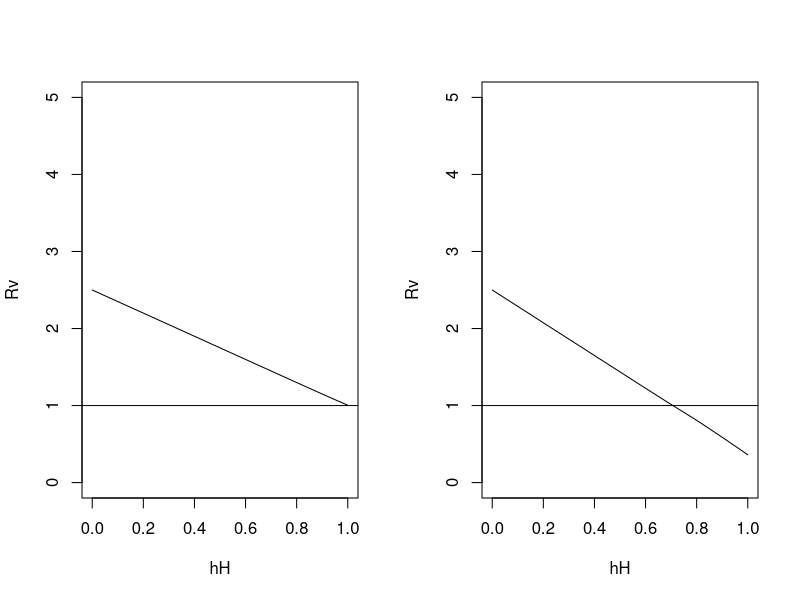
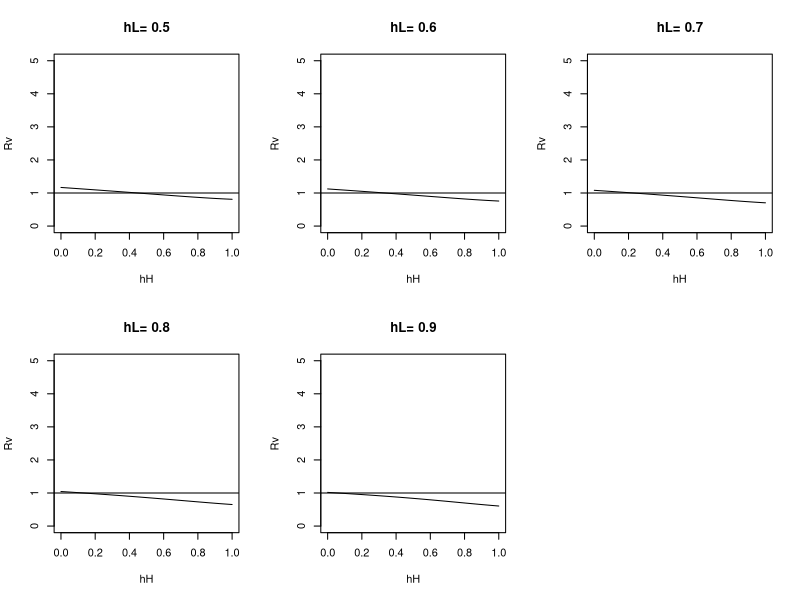
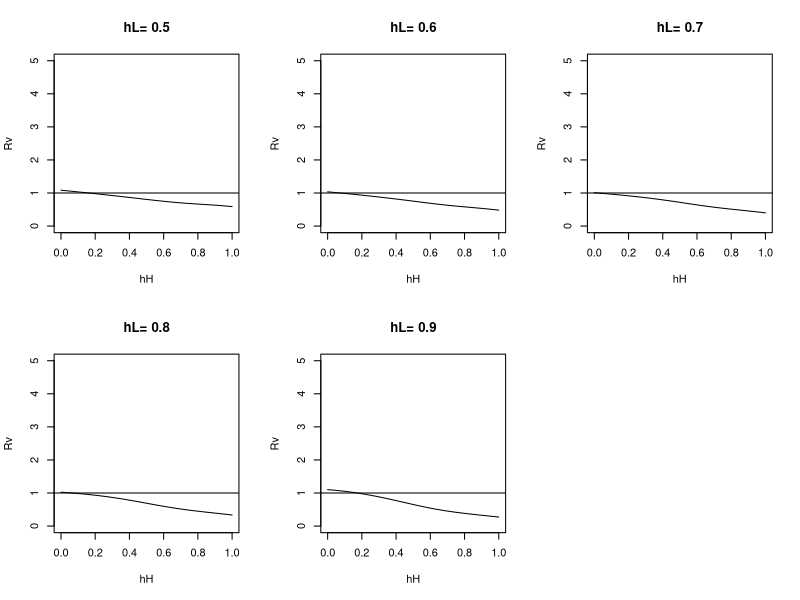

The R script that drew these images, in order: (Note: this script raises an error after producing the figures.)
# (1) Let nH, nL denote proportion of high- and low-risk group population.
# (2) Let hH, hH denote vaccination rate of high- and low-risk group population.
# (3) Let vH, vL denote vaccine effectiveness for high- and low-risk group population.
## Assume b1=1, nH==nL=0.5
R0 <- 2.5 # 4,3,2.5,2,1.4

par(mfrow=c(1,2))
# case 1: hH==hL 

# for one dose
vH <- 0.55
vL <- 0.65
hH <- seq(0,1,0.01)
A<-1-(vH+vL)*hH/2
B<-(vH+vL)^2*hH^2/4
C<-(1-vH*hH)*(1-vL*hH)
AA<-1-C*R0^2
BB<-2-2*R0*A
CC<-B*R0^2+2*R0*A-R0^2*A^2-1
b2_1<-(-BB)+sqrt((BB)^2+4*(A)*(C))/2/(A) # It seems b2_1 is a reasonable solution.
#b2_2<-(-BB)-sqrt((BB)^2+4*(A)*(C))/2/(A)
b2<-b2_1
Rv <- R0/(1+b2)*(1-(vH+vL)/2*hH+sqrt((vH-vL)^2/4*hH^2+b2^2*(1-vH*hH)*(1-vL*hH)))
plot(hH, Rv, type='l', ylim=c(0,5))
abline(h=1)

# for two dose
vH <- 0.9
vL <- 0.8 
hH <- seq(0,1,0.01)
A<-1-(vH+vL)*hH/2
B<-(vH+vL)^2*hH^2/4
C<-(1-vH*hH)*(1-vL*hH)
AA<-1-C*R0^2
BB<-2-2*R0*A
CC<-B*R0^2+2*R0*A-R0^2*A^2-1
b2_1<-(-BB)+sqrt((BB)^2+4*(A)*(C))/2/(A) # It seems b2_1 is a reasonable solution.
#b2_2<-(-BB)-sqrt((BB)^2+4*(A)*(C))/2/(A)
b2<-b2_1
Rv <- R0/(1+b2)*(1-(vH+vL)/2*hH+sqrt((vH-vL)^2/4*hH^2+b2^2*(1-vH*hH)*(1-vL*hH)))
plot(hH, Rv, type='l', ylim=c(0,5))
abline(h=1)
# calculate vaccination rate that achieves herd immunity
VRdata<-data.frame(hH=hH,Rv)
VR<-VRdata[which(VRdata$Rv<1),] # hH==hL==0.96, the herd immunity will be achieved

# When R0=5,4,3,2.5, for one-dose VE, herd immunity will never be achieved
# When R0=2, for one-dose VE, herd immunity will be achieved at hH==hL==0.84
# When R0=1.4, for one-dose VE, herd immunity will be achieved at hH==hL==0.48
# When R0=5, for two-dose VE, herd immunity will be achieved at hH==hL==0.96
# When R0=4, for two-dose VE, herd immunity will be achieved at hH==hL==0.89
# When R0=3, for two-dose VE, herd immunity will be achieved at hH==hL==0.79
# When R0=2.5, for two-dose VE, herd immunity will be achieved at hH==hL==0.71
# When R0=2, for two-dose VE, herd immunity will be achieved at hH==hL==0.59
# When R0=1.4, for two-dose VE, herd immunity will be achieved at hH==hL==0.34

#--------------------------------------------------------------------------------------------------#
# case 2: fixed hL=0.5, 0.6, 0.7, 0.8, 0.9
R0=1.4
hH <- seq(0,1,0.01)
hL<-c(0.5,0.6,0.7,0.8,0.9)

# For one dose
vH <- 0.55
vL <- 0.65 
par(mfrow=c(2,3))
for(i in 1:length(hL)){
  A<-1-(vH*hH+vL*hL[i])/2
  B<-(vH*hH-vL*hL[i])^2/4
  C<-(1-vH*hH)*(1-vL*hL[i])
  AA<-1-C*R0^2
  BB<-2-2*R0*A
  CC<-B*R0^2+2*R0*A-R0^2*A^2-1
  b2_1<-(-BB)+sqrt((BB)^2+4*(A)*(C))/2/(A)
 #b2_2<-(-BB)-sqrt((BB)^2+4*(A)*(C))/2/(A)
  b2<-b2_1
  Rv <- R0/(1+b2)*(1-(vH*hH+vL*hL[i])/2+sqrt((vH*hH-vL*hL[i])^2/4+b2^2*(1-vH*hH)*(1-vL*hL[i])))
  plot(hH, Rv, type='l', ylim=c(0,5), main =paste("hL=",hL[i]))
  abline(h=1)
}
j=4
Rv <- R0/(1+b2)*(1-(vH*hH+vL*hL[j])/2+sqrt((vH*hH-vL*hL[j])^2/4+b2^2*(1-vH*hH)*(1-vL*hL[j])))
VRdata<-data.frame(hH=hH,Rv)
VR<-VRdata[which(VRdata$Rv<1),] 

# For two dose
R0=1.4
vH <- 0.8
vL <- 0.9 
par(mfrow=c(2,3))
for(i in 1:length(hL)){
  A<-1-(vH*hH+vL*hL[i])/2
  B<-(vH*hH-vL*hL[i])^2/4
  C<-(1-vH*hH)*(1-vL*hL[i])
  AA<-1-C*R0^2
  BB<-2-2*R0*A
  CC<-B*R0^2+2*R0*A-R0^2*A^2-1
  b2_1<-(-BB)+sqrt((BB)^2+4*(A)*(C))/2/(A)
  #b2_2<-(-BB)-sqrt((BB)^2+4*(A)*(C))/2/(A)
  b2<-b2_1
  Rv <- R0/(1+b2)*(1-(vH*hH+vL*hL[i])/2+sqrt((vH*hH-vL*hL[i])^2/4+b2^2*(1-vH*hH)*(1-vL*hL[i])))
  plot(hH, Rv, type='l', ylim=c(0,5), main =paste("hL=",hL[i]))
  abline(h=1)
}
j=5
Rv <- R0/(1+b2)*(1-(vH*hH+vL*hL[j])/2+sqrt((vH*hH-vL*hL[j])^2/4+b2^2*(1-vH*hH)*(1-vL*hL[j])))
VRdata<-data.frame(hH=hH,Rv)
VR<-VRdata[which(VRdata$Rv<1),] # hL==0.96 and hH=0.99, the herd immunity will be achieved when R0=5
# plot: two dose vaccination 
RV5<-Rv
data3<-data.frame(hH,RV1,RV2,RV3,RV4) #R0=2.5
colnames(data3)<-c("hH","hL=0.6","hL=0.7","hL=0.8","hL=0.9")
data3<-melt(data3,id.vars = "hH")
r1<-ggplot(data=data3,aes(x=hH,y=value))+
  geom_hline(yintercept = 1,alpha=0.5)+
  geom_line(aes(colour=variable))+
  scale_colour_manual(values =cols[c(7,6,5,4)])+
  ylim(c(0.9,1.75))+
  labs(subtitle="R0=2.5, Fixed hL",x="hH",y="Rv")+
  scale_x_continuous(limits = c(0.5,0.9))+
  theme(legend.title=element_blank(),legend.position = "top",title = element_text(size=10))+
  theme(axis.text.x=element_text(size=7),panel.grid.minor=element_blank(),legend.text = element_text(size=7))

data1.4<-data.frame(hH,RV1,RV2,RV3,RV4,RV5)#R0=1.4
colnames(data1.4)<-c("hH","hL=0.5","hL=0.6","hL=0.7","hL=0.8","hL=0.9")
data1.4<-melt(data1.4,id.vars = "hH")
r2<-ggplot(data=data1.4,aes(x=hH,y=value))+
  geom_hline(yintercept = 1,alpha=0.5)+
  geom_line(aes(colour=variable))+
  scale_colour_manual(values =cols[c(8,7,6,5,4)])+
  ylim(c(0.9,1.3))+
  labs(subtitle="R0=1.4, Fixed hL",x="hH",y="Rv")+
  scale_x_continuous(limits = c(0.1,0.3))+
  theme(legend.title=element_blank(),legend.position = "top")+
  theme(title = element_text(size=10),legend.text = element_text(size=7))+
  theme(axis.text.x=element_text(size=7),panel.grid.minor=element_blank())
grid.arrange(r1,r2,ncol=2)
